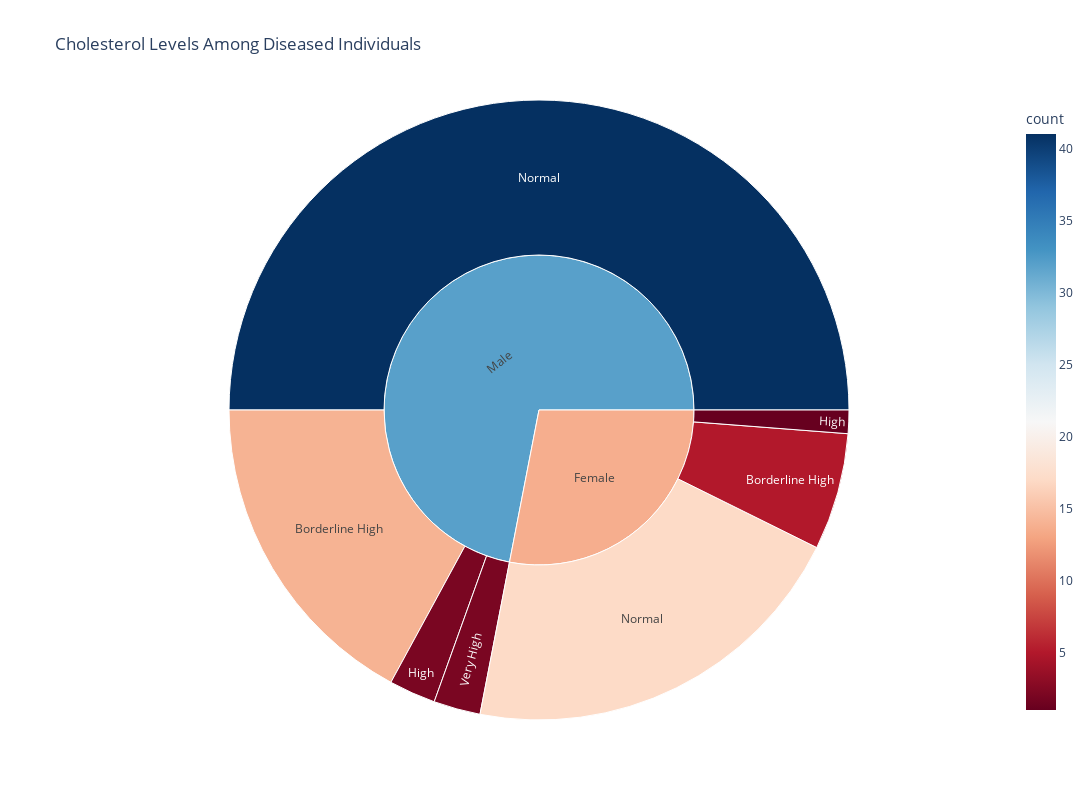

Write notebook code for a chart like this one.
### Code cell
df_diseased = df[df['Category'] == 1].copy()

def categorize_chol(chol):
    if pd.isna(chol):
        return 'Unknown'
    elif chol < 5.2:
        return 'Normal'
    elif 5.2 <= chol < 6.2:
        return 'Borderline High'
    elif 6.2 <= chol < 7.8:
        return 'High'
    else:
        return 'Very High'

df_diseased['Cholesterol Category'] = df_diseased['CHOL'].apply(categorize_chol)
chol_sex_counts_diseased = df_diseased.value_counts(['Sex', 'Cholesterol Category']).reset_index().rename(columns={0: "count"})

# Plot 
fig = px.sunburst(
    chol_sex_counts_diseased,
    path=['Sex', 'Cholesterol Category'],  
    values='count', 
    color='count',  
    color_continuous_scale='RdBu',  
    title='Cholesterol Levels Among Diseased Individuals'
)
fig.update_layout(width=1200, height=800)
fig.show()

### Figure 1 — Plotly figure (JSON) as saved in the notebook; plotly's stock layout.template omitted (floating-point values rounded to 4 significant figures)
{"data": [{"branchvalues": "total", "customdata": [[5], [14], [1], [2], [17], [41], [2], [13.7], [31.95]], "domain": {"x": [0, 1], "y": [0, 1]}, "hovertemplate": "labels=%{label}<br>count_sum=%{value}<br>parent=%{parent}<br>id=%{id}<br>count=%{color}<extra></extra>", "ids": ["Female/Borderline High", "Male/Borderline High", "Female/High", "Male/High", "Female/Normal", "Male/Normal", "Male/Very High", "Female", "Male"], "labels": ["Borderline High", "Borderline High", "High", "High", "Normal", "Normal", "Very High", "Female", "Male"], "marker": {"coloraxis": "coloraxis", "colors": [5, 14, 1, 2, 17, 41, 2, 13.7, 31.95]}, "name": "", "parents": ["Female", "Male", "Female", "Male", "Female", "Male", "Male", "", ""], "type": "sunburst", "values": [5, 14, 1, 2, 17, 41, 2, 23, 59]}], "layout": {"coloraxis": {"colorbar": {"title": {"text": "count"}}, "colorscale": [[0, "rgb(103,0,31)"], [0.1, "rgb(178,24,43)"], [0.2, "rgb(214,96,77)"], [0.3, "rgb(244,165,130)"], [0.4, "rgb(253,219,199)"], [0.5, "rgb(247,247,247)"], [0.6, "rgb(209,229,240)"], [0.7, "rgb(146,197,222)"], [0.8, "rgb(67,147,195)"], [0.9, "rgb(33,102,172)"], [1, "rgb(5,48,97)"]]}, "height": 800, "legend": {"tracegroupgap": 0}, "title": {"text": "Cholesterol Levels Among Diseased Individuals"}, "width": 1200}}
